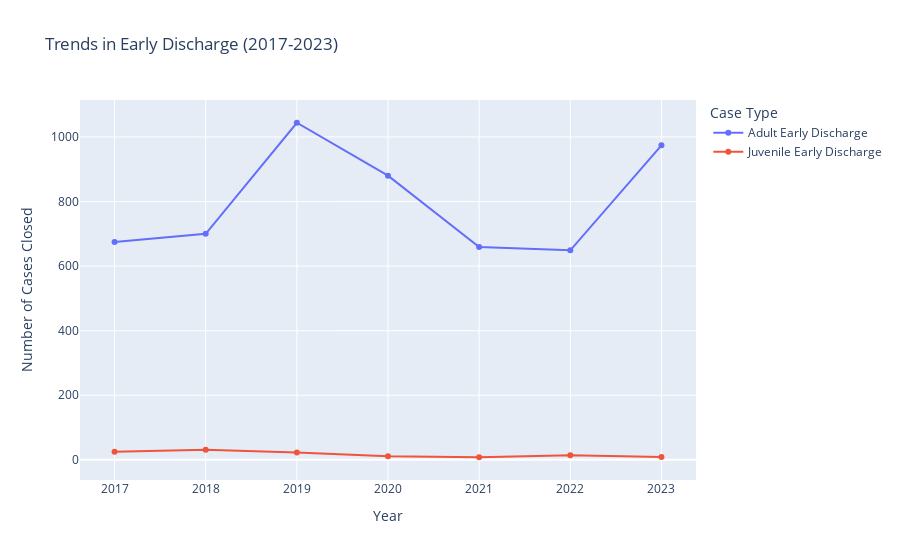

Notebook code cell kept with this figure:
### Markdown cell above
### Step 4: Visualizing Trends in Early Discharge

### Code cell
import plotly.express as px
import plotly.io as pio 

pio.renderers.default = "vscode+jupyterlab+notebook_connected" 

# Early Discharge trends for adult and juvenile cases 
early_discharge = adult_pivot[['Early Discharge']].rename(columns={'Early Discharge': 'Adult Early Discharge'}).reset_index()
early_discharge['Juvenile Early Discharge'] = juvenile_pivot['Early Discharge'].values 

fig = px.line(
    early_discharge,
    x='Year',
    y=['Adult Early Discharge', 'Juvenile Early Discharge'],
    markers=True,
    title="Trends in Early Discharge (2017-2023)",
    labels={'value': 'Number of Cases Closed', 'Year':'Year'}
)
fig.update_layout(
    legend_title_text='Case Type',
    xaxis_title='Year',
    yaxis_title='Number of Cases Closed',
    yaxis=dict(tickmode='linear',tick0=0,dtick=200) # Set tick interval on y-axis to 200
)
fig.show()

### Figure 1 — Plotly figure (JSON) as saved in the notebook; plotly's stock layout.template omitted (floating-point values rounded to 4 significant figures)
{"data": [{"hovertemplate": "variable=Adult Early Discharge<br>Year=%{x}<br>Number of Cases Closed=%{y}<extra></extra>", "legendgroup": "Adult Early Discharge", "line": {"color": "#636efa", "dash": "solid"}, "marker": {"symbol": "circle"}, "mode": "lines+markers", "name": "Adult Early Discharge", "orientation": "v", "showlegend": true, "type": "scatter", "x": [2017, 2018, 2019, 2020, 2021, 2022, 2023], "xaxis": "x", "y": [675, 700, 1044, 880, 659, 649, 974], "yaxis": "y"}, {"hovertemplate": "variable=Juvenile Early Discharge<br>Year=%{x}<br>Number of Cases Closed=%{y}<extra></extra>", "legendgroup": "Juvenile Early Discharge", "line": {"color": "#EF553B", "dash": "solid"}, "marker": {"symbol": "circle"}, "mode": "lines+markers", "name": "Juvenile Early Discharge", "orientation": "v", "showlegend": true, "type": "scatter", "x": [2017, 2018, 2019, 2020, 2021, 2022, 2023], "xaxis": "x", "y": [25, 31, 23, 11, 8, 14, 9], "yaxis": "y"}], "layout": {"legend": {"title": {"text": "Case Type"}, "tracegroupgap": 0}, "title": {"text": "Trends in Early Discharge (2017-2023)"}, "xaxis": {"anchor": "y", "domain": [0, 1], "title": {"text": "Year"}}, "yaxis": {"anchor": "x", "domain": [0, 1], "dtick": 200, "tick0": 0, "tickmode": "linear", "title": {"text": "Number of Cases Closed"}}}}
